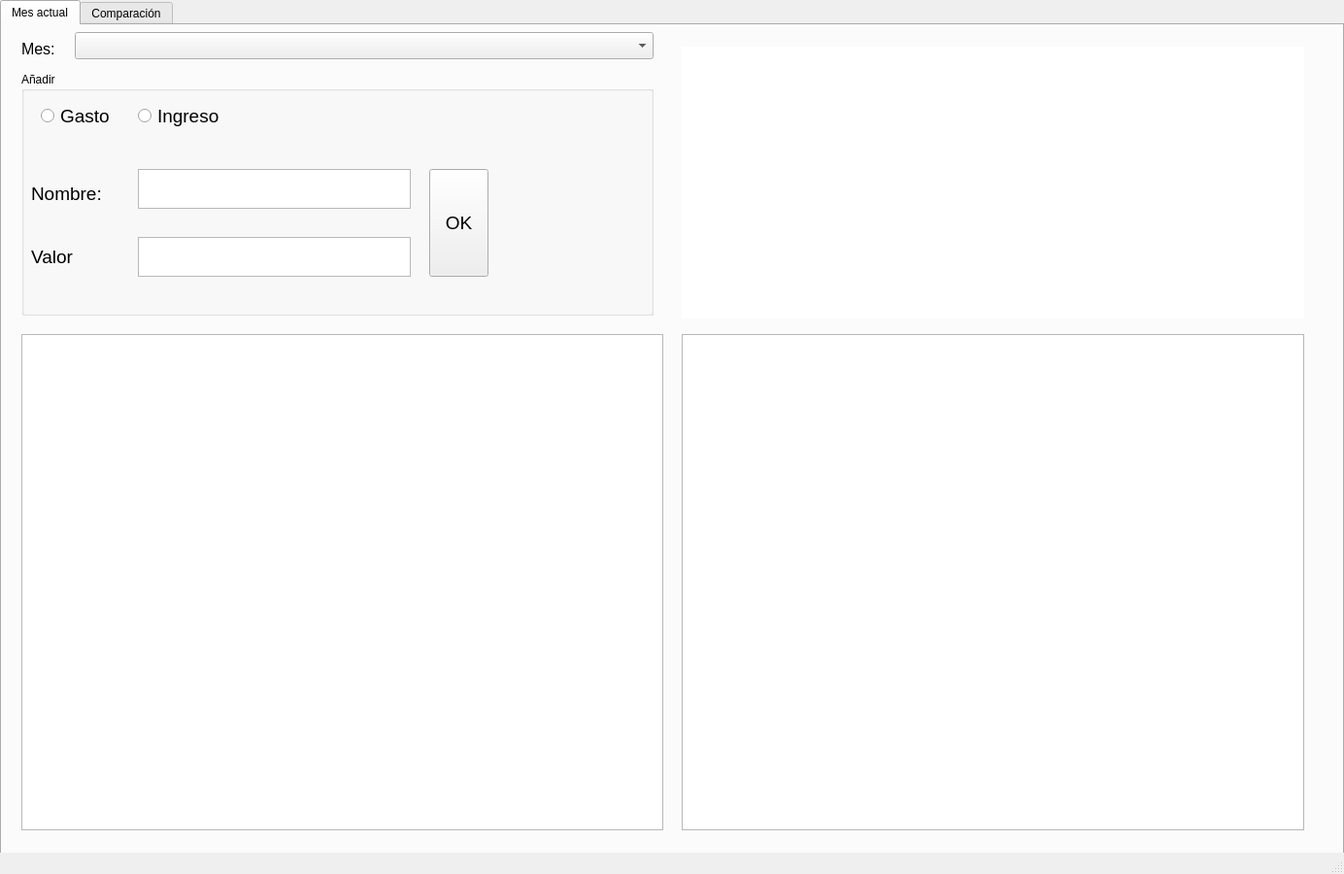
<?xml version="1.0" encoding="UTF-8"?>
<ui version="4.0">
 <class>MainWindow</class>
 <widget class="QMainWindow" name="MainWindow">
  <property name="geometry">
   <rect>
    <x>0</x>
    <y>0</y>
    <width>1384</width>
    <height>900</height>
   </rect>
  </property>
  <property name="windowTitle">
   <string>Chiclin</string>
  </property>
  <widget class="QWidget" name="centralwidget">

   <widget class="QTabWidget" name="tabWidget">
    <property name="geometry">
     <rect>
      <x>0</x>
      <y>0</y>
      <width>1384</width>
      <height>900</height>
     </rect>
    </property>
    <property name="currentIndex">
     <number>0</number>
    </property>

    <!-- PESTAÑA 1: Mes actual -->
    <widget class="QWidget" name="tab_mes">
     <attribute name="title"><string>Mes actual</string></attribute>

     <widget class="QLabel" name="mes_label">
      <property name="geometry"><rect><x>20</x><y>10</y><width>50</width><height>28</height></rect></property>
      <property name="font"><font><pointsize>12</pointsize></font></property>
      <property name="text"><string>Mes:</string></property>
     </widget>

     <widget class="QComboBox" name="mes_combo">
      <property name="geometry"><rect><x>75</x><y>7</y><width>596</width><height>28</height></rect></property>
      <property name="font"><font><pointsize>12</pointsize></font></property>
     </widget>

     <widget class="QGroupBox" name="groupBox">
      <property name="geometry"><rect><x>20</x><y>48</y><width>651</width><height>251</height></rect></property>
      <property name="title"><string>Añadir</string></property>
     </widget>

     <widget class="QRadioButton" name="radioButton">
      <property name="geometry"><rect><x>40</x><y>68</y><width>91</width><height>51</height></rect></property>
      <property name="font"><font><pointsize>14</pointsize></font></property>
      <property name="text"><string>Gasto</string></property>
     </widget>

     <widget class="QRadioButton" name="radioButton_2">
      <property name="geometry"><rect><x>140</x><y>78</y><width>121</width><height>31</height></rect></property>
      <property name="font"><font><pointsize>14</pointsize></font></property>
      <property name="text"><string>Ingreso</string></property>
     </widget>

     <widget class="QLabel" name="label">
      <property name="geometry"><rect><x>30</x><y>158</y><width>111</width><height>31</height></rect></property>
      <property name="font"><font><pointsize>14</pointsize></font></property>
      <property name="text"><string>Nombre:</string></property>
     </widget>

     <widget class="QTextEdit" name="NameText">
      <property name="geometry"><rect><x>140</x><y>148</y><width>281</width><height>41</height></rect></property>
     </widget>

     <widget class="QLabel" name="label_2">
      <property name="geometry"><rect><x>30</x><y>218</y><width>71</width><height>41</height></rect></property>
      <property name="font"><font><pointsize>14</pointsize></font></property>
      <property name="text"><string>Valor</string></property>
     </widget>

     <widget class="QTextEdit" name="ValueText">
      <property name="geometry"><rect><x>140</x><y>218</y><width>281</width><height>41</height></rect></property>
     </widget>

     <widget class="QPushButton" name="pushButton">
      <property name="geometry"><rect><x>440</x><y>148</y><width>61</width><height>111</height></rect></property>
      <property name="font"><font><pointsize>14</pointsize></font></property>
      <property name="text"><string>OK</string></property>
     </widget>

     <widget class="QGraphicsView" name="Gastos_Graph">
      <property name="geometry"><rect><x>20</x><y>318</y><width>661</width><height>511</height></rect></property>
     </widget>

     <widget class="QGraphicsView" name="GastosIngresos_Graph">
      <property name="geometry"><rect><x>700</x><y>318</y><width>641</width><height>511</height></rect></property>
     </widget>

     <widget class="QTextEdit" name="resumen_label">
      <property name="geometry"><rect><x>700</x><y>22</y><width>641</width><height>280</height></rect></property>
      <property name="font"><font><pointsize>12</pointsize></font></property>
      <property name="readOnly"><bool>true</bool></property>
      <property name="frameShape"><enum>QFrame::NoFrame</enum></property>
     </widget>

     <zorder>groupBox</zorder>
     <zorder>mes_label</zorder>
     <zorder>mes_combo</zorder>
     <zorder>radioButton</zorder>
     <zorder>radioButton_2</zorder>
     <zorder>label</zorder>
     <zorder>NameText</zorder>
     <zorder>label_2</zorder>
     <zorder>ValueText</zorder>
     <zorder>pushButton</zorder>
     <zorder>Gastos_Graph</zorder>
     <zorder>GastosIngresos_Graph</zorder>
     <zorder>resumen_label</zorder>
    </widget>

    <!-- PESTAÑA 2: Comparación -->
    <widget class="QWidget" name="tab_comparacion">
     <attribute name="title"><string>Comparación</string></attribute>

     <widget class="QGroupBox" name="groupBox_comp">
      <property name="geometry"><rect><x>20</x><y>10</y><width>1340</width><height>65</height></rect></property>
      <property name="title"><string>Seleccionar meses</string></property>
     </widget>

     <widget class="QLabel" name="label_mes_a">
      <property name="geometry"><rect><x>35</x><y>38</y><width>60</width><height>28</height></rect></property>
      <property name="font"><font><pointsize>12</pointsize></font></property>
      <property name="text"><string>Mes A:</string></property>
     </widget>

     <widget class="QComboBox" name="comp_combo_a">
      <property name="geometry"><rect><x>100</x><y>35</y><width>220</width><height>28</height></rect></property>
      <property name="font"><font><pointsize>12</pointsize></font></property>
     </widget>

     <widget class="QLabel" name="label_mes_b">
      <property name="geometry"><rect><x>345</x><y>38</y><width>60</width><height>28</height></rect></property>
      <property name="font"><font><pointsize>12</pointsize></font></property>
      <property name="text"><string>Mes B:</string></property>
     </widget>

     <widget class="QComboBox" name="comp_combo_b">
      <property name="geometry"><rect><x>410</x><y>35</y><width>220</width><height>28</height></rect></property>
      <property name="font"><font><pointsize>12</pointsize></font></property>
     </widget>

     <widget class="QTextEdit" name="comp_resumen">
      <property name="geometry"><rect><x>20</x><y>90</y><width>400</width><height>740</height></rect></property>
      <property name="font"><font><pointsize>11</pointsize></font></property>
      <property name="readOnly"><bool>true</bool></property>
     </widget>

     <widget class="QGraphicsView" name="comp_graph_categorias">
      <property name="geometry"><rect><x>435</x><y>90</y><width>930</width><height>360</height></rect></property>
     </widget>

     <widget class="QGraphicsView" name="comp_graph_tendencia">
      <property name="geometry"><rect><x>435</x><y>465</y><width>930</width><height>365</height></rect></property>
     </widget>

     <zorder>groupBox_comp</zorder>
     <zorder>label_mes_a</zorder>
     <zorder>comp_combo_a</zorder>
     <zorder>label_mes_b</zorder>
     <zorder>comp_combo_b</zorder>
     <zorder>comp_resumen</zorder>
     <zorder>comp_graph_categorias</zorder>
     <zorder>comp_graph_tendencia</zorder>
    </widget>

   </widget>
  </widget>
  <widget class="QStatusBar" name="statusbar"/>
 </widget>
 <resources/>
 <connections/>
</ui>
